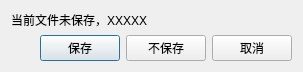
<?xml version="1.0" encoding="UTF-8"?>
<ui version="4.0">
 <class>CloseDialog</class>
 <widget class="QDialog" name="CloseDialog">
  <property name="geometry">
   <rect>
    <x>0</x>
    <y>0</y>
    <width>303</width>
    <height>61</height>
   </rect>
  </property>
  <property name="windowTitle">
   <string>Dialog</string>
  </property>
  <layout class="QVBoxLayout" name="verticalLayout">
   <item>
    <widget class="QLabel" name="label">
     <property name="text">
      <string>当前文件未保存，XXXXX</string>
     </property>
    </widget>
   </item>
   <item>
    <layout class="QHBoxLayout" name="horizontalLayout">
     <item>
      <spacer name="horizontalSpacer">
       <property name="orientation">
        <enum>Qt::Horizontal</enum>
       </property>
       <property name="sizeHint" stdset="0">
        <size>
         <width>40</width>
         <height>20</height>
        </size>
       </property>
      </spacer>
     </item>
     <item>
      <widget class="QPushButton" name="pushButton">
       <property name="text">
        <string>保存</string>
       </property>
      </widget>
     </item>
     <item>
      <widget class="QPushButton" name="pushButton_2">
       <property name="text">
        <string>不保存</string>
       </property>
      </widget>
     </item>
     <item>
      <widget class="QPushButton" name="pushButton_3">
       <property name="text">
        <string>取消</string>
       </property>
      </widget>
     </item>
    </layout>
   </item>
  </layout>
 </widget>
 <resources/>
 <connections/>
</ui>
